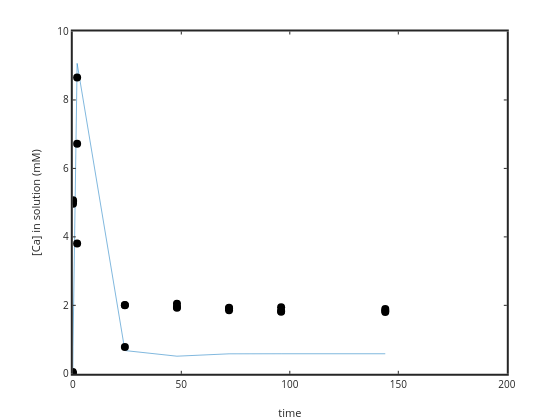

The cell this chart's notebook holds for it:
### Code cell
%plot(time(4:length(time)),Ca(4:length(time))); ylabel('[Ca] in solution'); xlabel('time')
plot(time(1:length(time)),1e3*Ca(1:length(time))); ylabel('[Ca] in solution (mM)'); xlabel('time')
hold on
plot(sampletime,sampleCa*1e3,'ko','markersize',8,'markerfacecolor','k')
set(gca,'linewidth',2)

yi = interp1 (time, Ca, sampletime);

%plot(sampletime,yi*1e3,'r.')

residual2=sampleCa*1e3-yi*1e3;

### Figure 1 — Plotly figure (JSON) as saved in the notebook; plotly's stock layout.template omitted (floating-point values rounded to 4 significant figures)
{"data": [{"line": {"color": "rgb(0,113,188)", "dash": "solid", "width": 0.5}, "marker": {"color": "rgb(0,113,188)", "line": {"color": "rgb(0,113,188)"}, "size": 6, "symbol": "none"}, "mode": "lines", "name": "", "showlegend": false, "type": "scatter", "visibility": true, "x": [0, 0, 0.1, 2, 24, 48, 72, 96, 144], "xaxis": "x", "y": [0, 0, 0.7899, 9.069, 0.6789, 0.5142, 0.5838, 0.5858, 0.5858], "yaxis": "y"}, {"line": {"color": "rgb(0, 0, 0)", "width": 0.5}, "marker": {"color": "rgb(0, 0, 0)", "line": {"color": "rgb(0, 0, 0)"}, "size": 8, "symbol": "circle"}, "mode": "markers", "name": "", "showlegend": false, "type": "scatter", "visibility": true, "x": [0, 0.1, 2, 24, 48, 72, 96, 144, 0, 0.1, 2, 24, 48, 72, 96, 144, 0, 0.1, 2, 24, 48, 72, 96, 144], "xaxis": "x", "y": [0.01702, 4.969, 3.807, 0.7795, 1.93, 1.91, 1.833, 1.842, 0.00676, 5.043, 6.721, 2.0, 1.953, 1.854, 1.811, 1.808, 0.04982, 5.069, 8.655, 2.008, 2.05, 1.931, 1.946, 1.89], "yaxis": "y"}], "layout": {"height": 420, "hovermode": "closest", "margin": {"b": 0, "l": 0, "r": 0, "t": 0}, "plot_bgcolor": "rgba(0, 0, 0, 0)", "showlegend": false, "width": 560, "xaxis": {"anchor": "y", "autorange": false, "domain": [0.13, 0.905], "exponentformat": "none", "gridcolor": "rgba(38,38,38,0.15)", "gridwidth": 2, "linecolor": "rgb(38,38,38)", "linewidth": 2, "mirror": "ticks", "range": [0, 200], "showgrid": false, "showline": true, "side": "bottom", "spikedash": "solid", "spikemode": "across", "spikesides": false, "spikethickness": 1, "tickangle": 0, "tickcolor": "rgb(38,38,38)", "tickfont": {"color": "rgb(38,38,38)", "size": 10}, "ticklen": 3, "ticks": "inside", "ticktext": ["0", "50", "100", "150", "200"], "tickvals": [0, 50, 100, 150, 200], "title": {"font": {"color": "rgb(38,38,38)", "size": 11}, "text": "time"}, "type": "linear", "visible": true, "zeroline": false}, "yaxis": {"anchor": "x", "autorange": false, "domain": [0.11, 0.925], "exponentformat": "none", "gridcolor": "rgba(38,38,38,0.15)", "gridwidth": 2, "linecolor": "rgb(38,38,38)", "linewidth": 2, "mirror": "ticks", "range": [0, 10], "showgrid": false, "showline": true, "side": "left", "spikedash": "solid", "spikemode": "across", "spikesides": false, "spikethickness": 1, "tickangle": 0, "tickcolor": "rgb(38,38,38)", "tickfont": {"color": "rgb(38,38,38)", "size": 10}, "ticklen": 3, "ticks": "inside", "ticktext": ["0", "2", "4", "6", "8", "10"], "tickvals": [0, 2, 4, 6, 8, 10], "title": {"font": {"color": "rgb(38,38,38)", "size": 11}, "text": "[Ca] in solution (mM)"}, "type": "linear", "visible": true, "zeroline": false}}}
